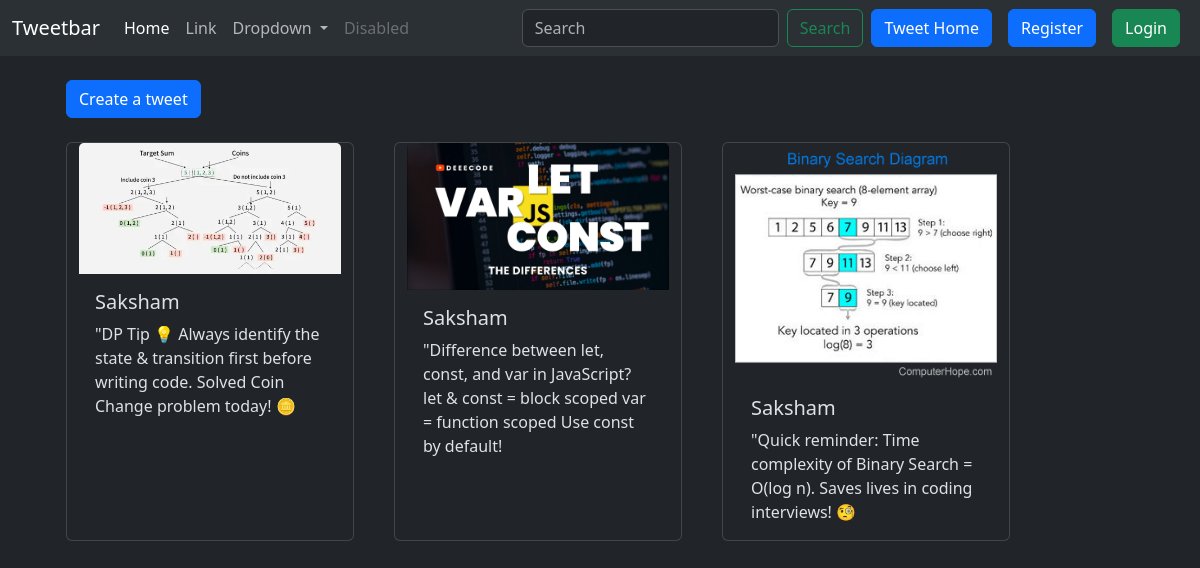
Screenshot of /tweet/ with the database file from the repository.
### tweet/models.py (models this page shows, shortened)
class Tweet(models.Model):
    user = models.ForeignKey(User,on_delete=models.CASCADE)
    text = models.TextField(max_length=240)
    photo = models.ImageField(upload_to='photos/',blank=True,null=True)
    created_at= models.DateTimeField(auto_now_add=True)
    updated_at= models.DateTimeField(auto_now=True)

### tweet/views.py (the view)
# urls.py: path('',views.tweet_list,name='tweet_list'),
def tweet_list(request):
    tweets = Tweet.objects.all().order_by('-created_at')
    return render(request,'tweet_list.html',{'tweets':tweets})

### tweet/templates/tweet_list.html (shortened to what this page needs)
{% extends "layout.html" %}
{% block content %}
<a class="btn btn-primary mb-4 ms-4" href="{% url 'tweet_create' %}">Create a tweet</a>
<div class="container row gap-3">
    {% for tweet in tweets %}
    <div class="card ms-4" style="width: 18rem;">
        <img src="{{tweet.photo.url}}" class="card-img-top" alt="...">
        <div class="card-body">
            <h5 class="card-title">{{tweet.user.username}}</h5>
            <p class="card-text">{{tweet.text}}</p>
        </div>
    </div>
    {% endfor %}
</div>
{% endblock %}

### templates/layout.html (shortened to what this page needs)
{% load static %}
<!DOCTYPE html>
<html lang="en" data-bs-theme="dark">
<head>
    <link href="https://cdn.jsdelivr.net/npm/bootstrap@5.3.6/dist/css/bootstrap.min.css" rel="stylesheet">
</head>
<body >
    <nav class="navbar navbar-expand-lg bg-body-tertiary">
  <div class="container-fluid">
    <a class="navbar-brand" href="#">Tweetbar</a>
    <div class="collapse navbar-collapse" id="navbarSupportedContent">
      <ul class="navbar-nav me-auto mb-2 mb-lg-0">
        <li class="nav-item">
          <a class="nav-link active" aria-current="page" href="#">Home</a>
        </li>
        <li class="nav-item">
          <a class="nav-link" href="#">Link</a>
        </li>
        <li class="nav-item dropdown">
          <a class="nav-link dropdown-toggle" href="#" role="button" data-bs-toggle="dropdown" aria-expanded="false">
            Dropdown
          </a>
        </li>
        <li class="nav-item">
          <a class="nav-link disabled" aria-disabled="true">Disabled</a>
        </li>
      </ul>
      <form class="d-flex" role="search">
        <input class="form-control me-2" type="search" placeholder="Search" aria-label="Search"/>
        <button class="btn btn-outline-success" type="submit">Search</button>
      </form>
      <a href ="{% url 'tweet_list' %}" class ="btn btn-primary mx-2">Tweet Home</a>
      {% if user.is_authenticated%}
      <form method ="post" action ="{% url 'logout' %}" class="d-inline">
        {%csrf_token%}
        <button class ="btn btn-danger" type ="submit">Logout</button>
      </form>
      {%else%}
      <a href ="{% url 'register' %}" class ="btn btn-primary mx-2">Register</a>
      <a href ="{% url 'login' %}" class ="btn btn-success mx-2">Login</a>
      {%endif%}
    </div>
  </div>
</nav>
    <div class="container" >
        {% block content %}
        {% endblock %}
    </div>
</body>
</html>

### rows the page displays
Tweet: photo (picture), user.username "Saksham", text "\"DP Tip 💡 Always identify the state & transition first before writing code. Solved Coin Change problem today! 🪙"
Tweet: photo (placeholder picture), user.username "Saksham", text "\"Difference between let, const, and var in JavaScript? let & const = block scoped var = function scoped Use const by default!"
Tweet: photo (picture), user.username "Saksham", text "\"Quick reminder: Time complexity of Binary Search = O(log n). Saves lives in coding interviews! 🧐"
